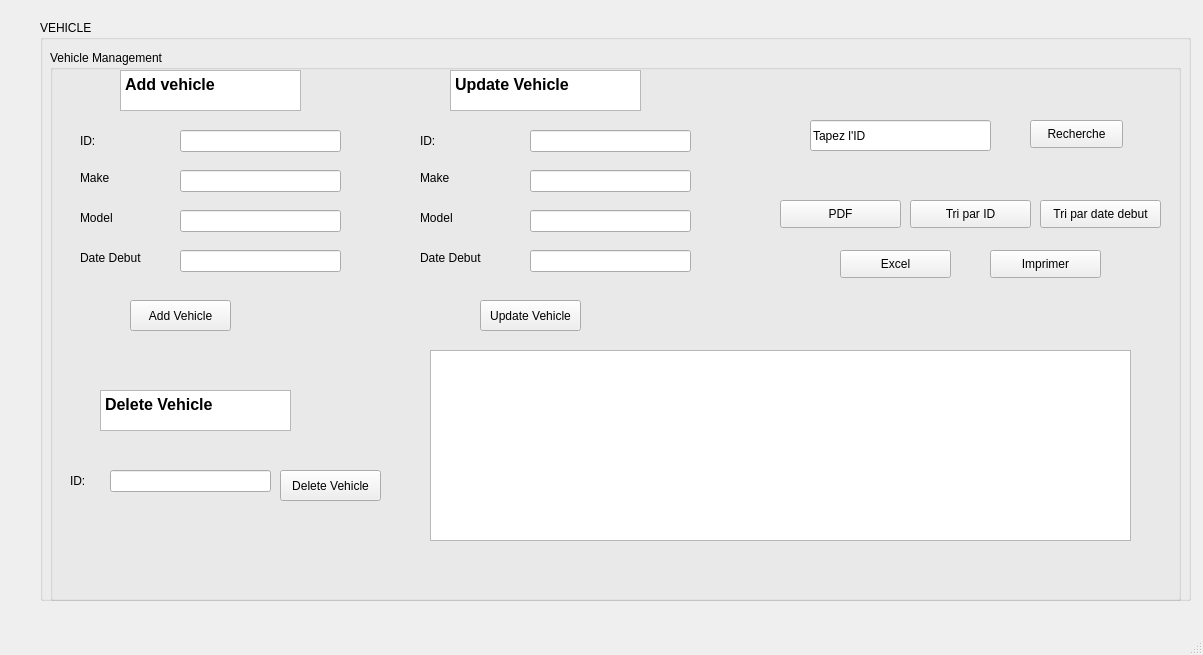
<?xml version="1.0" encoding="UTF-8"?>
<ui version="4.0">
 <class>MainWindow</class>
 <widget class="QMainWindow" name="MainWindow">
  <property name="geometry">
   <rect>
    <x>0</x>
    <y>0</y>
    <width>1203</width>
    <height>655</height>
   </rect>
  </property>
  <property name="windowTitle">
   <string>MainWindow</string>
  </property>
  <widget class="QWidget" name="centralwidget">
   <widget class="QGroupBox" name="groupBox">
    <property name="geometry">
     <rect>
      <x>40</x>
      <y>20</y>
      <width>1151</width>
      <height>581</height>
     </rect>
    </property>
    <property name="title">
     <string>VEHICLE</string>
    </property>
    <widget class="QGroupBox" name="groupBox_2">
     <property name="geometry">
      <rect>
       <x>10</x>
       <y>30</y>
       <width>1131</width>
       <height>551</height>
      </rect>
     </property>
     <property name="title">
      <string>Vehicle Management</string>
     </property>
     <widget class="QPushButton" name="addVehicle_Button">
      <property name="geometry">
       <rect>
        <x>80</x>
        <y>250</y>
        <width>101</width>
        <height>31</height>
       </rect>
      </property>
      <property name="text">
       <string>Add Vehicle</string>
      </property>
     </widget>
     <widget class="QPushButton" name="updateVehicleButton">
      <property name="geometry">
       <rect>
        <x>430</x>
        <y>250</y>
        <width>101</width>
        <height>31</height>
       </rect>
      </property>
      <property name="text">
       <string>Update Vehicle</string>
      </property>
     </widget>
     <widget class="QPushButton" name="deleteVehicleButton">
      <property name="geometry">
       <rect>
        <x>230</x>
        <y>420</y>
        <width>101</width>
        <height>31</height>
       </rect>
      </property>
      <property name="text">
       <string>Delete Vehicle</string>
      </property>
     </widget>
     <widget class="QLineEdit" name="make">
      <property name="geometry">
       <rect>
        <x>130</x>
        <y>120</y>
        <width>161</width>
        <height>22</height>
       </rect>
      </property>
     </widget>
     <widget class="QLineEdit" name="model">
      <property name="geometry">
       <rect>
        <x>130</x>
        <y>160</y>
        <width>161</width>
        <height>22</height>
       </rect>
      </property>
     </widget>
     <widget class="QLineEdit" name="datedebut">
      <property name="geometry">
       <rect>
        <x>130</x>
        <y>200</y>
        <width>161</width>
        <height>22</height>
       </rect>
      </property>
     </widget>
     <widget class="QLabel" name="label">
      <property name="geometry">
       <rect>
        <x>30</x>
        <y>120</y>
        <width>71</width>
        <height>16</height>
       </rect>
      </property>
      <property name="text">
       <string>Make</string>
      </property>
     </widget>
     <widget class="QLabel" name="label_2">
      <property name="geometry">
       <rect>
        <x>30</x>
        <y>80</y>
        <width>81</width>
        <height>21</height>
       </rect>
      </property>
      <property name="text">
       <string>ID:</string>
      </property>
     </widget>
     <widget class="QLabel" name="label_3">
      <property name="geometry">
       <rect>
        <x>30</x>
        <y>160</y>
        <width>71</width>
        <height>16</height>
       </rect>
      </property>
      <property name="text">
       <string>Model</string>
      </property>
     </widget>
     <widget class="QLabel" name="label_4">
      <property name="geometry">
       <rect>
        <x>30</x>
        <y>200</y>
        <width>71</width>
        <height>16</height>
       </rect>
      </property>
      <property name="text">
       <string>Date Debut</string>
      </property>
     </widget>
     <widget class="QLineEdit" name="id">
      <property name="geometry">
       <rect>
        <x>130</x>
        <y>80</y>
        <width>161</width>
        <height>22</height>
       </rect>
      </property>
     </widget>
     <widget class="QTableView" name="vehiclesTableView">
      <property name="geometry">
       <rect>
        <x>380</x>
        <y>300</y>
        <width>701</width>
        <height>191</height>
       </rect>
      </property>
     </widget>
     <widget class="QLineEdit" name="supid">
      <property name="geometry">
       <rect>
        <x>60</x>
        <y>420</y>
        <width>161</width>
        <height>22</height>
       </rect>
      </property>
     </widget>
     <widget class="QLabel" name="label_5">
      <property name="geometry">
       <rect>
        <x>20</x>
        <y>420</y>
        <width>31</width>
        <height>21</height>
       </rect>
      </property>
      <property name="text">
       <string>ID:</string>
      </property>
     </widget>
     <widget class="QLineEdit" name="updateid">
      <property name="geometry">
       <rect>
        <x>480</x>
        <y>80</y>
        <width>161</width>
        <height>22</height>
       </rect>
      </property>
     </widget>
     <widget class="QLabel" name="label_6">
      <property name="geometry">
       <rect>
        <x>370</x>
        <y>80</y>
        <width>81</width>
        <height>21</height>
       </rect>
      </property>
      <property name="text">
       <string>ID:</string>
      </property>
     </widget>
     <widget class="QLabel" name="label_7">
      <property name="geometry">
       <rect>
        <x>370</x>
        <y>120</y>
        <width>71</width>
        <height>16</height>
       </rect>
      </property>
      <property name="text">
       <string>Make</string>
      </property>
     </widget>
     <widget class="QLabel" name="label_8">
      <property name="geometry">
       <rect>
        <x>370</x>
        <y>160</y>
        <width>71</width>
        <height>16</height>
       </rect>
      </property>
      <property name="text">
       <string>Model</string>
      </property>
     </widget>
     <widget class="QLabel" name="label_9">
      <property name="geometry">
       <rect>
        <x>370</x>
        <y>200</y>
        <width>71</width>
        <height>16</height>
       </rect>
      </property>
      <property name="text">
       <string>Date Debut</string>
      </property>
     </widget>
     <widget class="QLineEdit" name="updatemake">
      <property name="geometry">
       <rect>
        <x>480</x>
        <y>120</y>
        <width>161</width>
        <height>22</height>
       </rect>
      </property>
     </widget>
     <widget class="QLineEdit" name="updatemodel">
      <property name="geometry">
       <rect>
        <x>480</x>
        <y>160</y>
        <width>161</width>
        <height>22</height>
       </rect>
      </property>
     </widget>
     <widget class="QLineEdit" name="updatedatedebut">
      <property name="geometry">
       <rect>
        <x>480</x>
        <y>200</y>
        <width>161</width>
        <height>22</height>
       </rect>
      </property>
     </widget>
     <widget class="QTextEdit" name="textEdit">
      <property name="geometry">
       <rect>
        <x>70</x>
        <y>20</y>
        <width>181</width>
        <height>41</height>
       </rect>
      </property>
      <property name="html">
       <string>&lt;!DOCTYPE HTML PUBLIC &quot;-//W3C//DTD HTML 4.0//EN&quot; &quot;http://www.w3.org/TR/REC-html40/strict.dtd&quot;&gt;
&lt;html&gt;&lt;head&gt;&lt;meta name=&quot;qrichtext&quot; content=&quot;1&quot; /&gt;&lt;style type=&quot;text/css&quot;&gt;
p, li { white-space: pre-wrap; }
&lt;/style&gt;&lt;/head&gt;&lt;body style=&quot; font-family:'MS Shell Dlg 2'; font-size:7.8pt; font-weight:400; font-style:normal;&quot;&gt;
&lt;p style=&quot; margin-top:0px; margin-bottom:0px; margin-left:0px; margin-right:0px; -qt-block-indent:0; text-indent:0px;&quot;&gt;&lt;span style=&quot; font-family:'MS Shell Dlg 2'; font-size:12pt; font-weight:600;&quot;&gt;Add vehicle&lt;/span&gt;&lt;/p&gt;&lt;/body&gt;&lt;/html&gt;</string>
      </property>
     </widget>
     <widget class="QTextEdit" name="textEdit_2">
      <property name="geometry">
       <rect>
        <x>400</x>
        <y>20</y>
        <width>191</width>
        <height>41</height>
       </rect>
      </property>
      <property name="html">
       <string>&lt;!DOCTYPE HTML PUBLIC &quot;-//W3C//DTD HTML 4.0//EN&quot; &quot;http://www.w3.org/TR/REC-html40/strict.dtd&quot;&gt;
&lt;html&gt;&lt;head&gt;&lt;meta name=&quot;qrichtext&quot; content=&quot;1&quot; /&gt;&lt;style type=&quot;text/css&quot;&gt;
p, li { white-space: pre-wrap; }
&lt;/style&gt;&lt;/head&gt;&lt;body style=&quot; font-family:'MS Shell Dlg 2'; font-size:7.8pt; font-weight:400; font-style:normal;&quot;&gt;
&lt;p style=&quot; margin-top:0px; margin-bottom:0px; margin-left:0px; margin-right:0px; -qt-block-indent:0; text-indent:0px;&quot;&gt;&lt;span style=&quot; font-family:'MS Shell Dlg 2'; font-size:12pt; font-weight:600;&quot;&gt;Update Vehicle&lt;/span&gt;&lt;/p&gt;&lt;/body&gt;&lt;/html&gt;</string>
      </property>
     </widget>
     <widget class="QTextEdit" name="textEdit_3">
      <property name="geometry">
       <rect>
        <x>50</x>
        <y>340</y>
        <width>191</width>
        <height>41</height>
       </rect>
      </property>
      <property name="html">
       <string>&lt;!DOCTYPE HTML PUBLIC &quot;-//W3C//DTD HTML 4.0//EN&quot; &quot;http://www.w3.org/TR/REC-html40/strict.dtd&quot;&gt;
&lt;html&gt;&lt;head&gt;&lt;meta name=&quot;qrichtext&quot; content=&quot;1&quot; /&gt;&lt;style type=&quot;text/css&quot;&gt;
p, li { white-space: pre-wrap; }
&lt;/style&gt;&lt;/head&gt;&lt;body style=&quot; font-family:'MS Shell Dlg 2'; font-size:7.8pt; font-weight:400; font-style:normal;&quot;&gt;
&lt;p style=&quot; margin-top:0px; margin-bottom:0px; margin-left:0px; margin-right:0px; -qt-block-indent:0; text-indent:0px;&quot;&gt;&lt;span style=&quot; font-family:'MS Shell Dlg 2'; font-size:12pt; font-weight:600;&quot;&gt;Delete Vehicle&lt;/span&gt;&lt;/p&gt;&lt;/body&gt;&lt;/html&gt;</string>
      </property>
     </widget>
     <widget class="QPushButton" name="excel">
      <property name="geometry">
       <rect>
        <x>790</x>
        <y>200</y>
        <width>111</width>
        <height>28</height>
       </rect>
      </property>
      <property name="text">
       <string>Excel</string>
      </property>
     </widget>
     <widget class="QPushButton" name="pdf">
      <property name="geometry">
       <rect>
        <x>730</x>
        <y>150</y>
        <width>121</width>
        <height>28</height>
       </rect>
      </property>
      <property name="text">
       <string>PDF</string>
      </property>
     </widget>
     <widget class="QPushButton" name="triid">
      <property name="geometry">
       <rect>
        <x>860</x>
        <y>150</y>
        <width>121</width>
        <height>28</height>
       </rect>
      </property>
      <property name="text">
       <string>Tri par ID</string>
      </property>
     </widget>
     <widget class="QPushButton" name="tridatedebut">
      <property name="geometry">
       <rect>
        <x>990</x>
        <y>150</y>
        <width>121</width>
        <height>28</height>
       </rect>
      </property>
      <property name="text">
       <string>Tri par date debut</string>
      </property>
     </widget>
     <widget class="QPushButton" name="imprimer">
      <property name="geometry">
       <rect>
        <x>940</x>
        <y>200</y>
        <width>111</width>
        <height>28</height>
       </rect>
      </property>
      <property name="text">
       <string>Imprimer</string>
      </property>
     </widget>
     <widget class="QPushButton" name="recherche_2">
      <property name="geometry">
       <rect>
        <x>980</x>
        <y>70</y>
        <width>93</width>
        <height>28</height>
       </rect>
      </property>
      <property name="text">
       <string>Recherche</string>
      </property>
     </widget>
     <widget class="QLineEdit" name="recherche">
      <property name="geometry">
       <rect>
        <x>760</x>
        <y>70</y>
        <width>181</width>
        <height>31</height>
       </rect>
      </property>
      <property name="text">
       <string>Tapez l'ID</string>
      </property>
     </widget>
    </widget>
   </widget>
  </widget>
  <widget class="QMenuBar" name="menubar">
   <property name="geometry">
    <rect>
     <x>0</x>
     <y>0</y>
     <width>1203</width>
     <height>26</height>
    </rect>
   </property>
  </widget>
  <widget class="QStatusBar" name="statusbar"/>
 </widget>
 <resources/>
 <connections/>
</ui>
